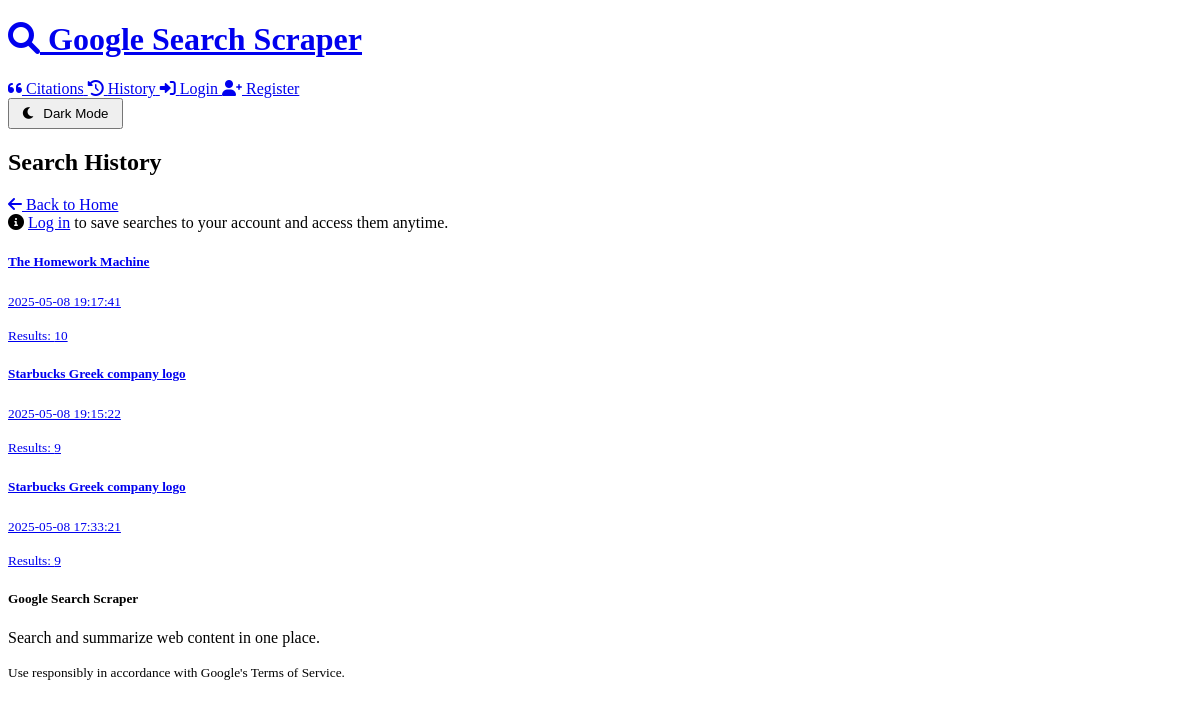
The app's page /history with its own data.
### models.py (models this page shows, shortened)
class SearchQuery(db.Model):
    __tablename__ = 'search_query'
    id = Column(Integer, primary_key=True)
    query_text = Column(String(255), nullable=False)
    timestamp = Column(DateTime, default=datetime.utcnow)
    ip_address = Column(String(45))  # IPv6 addresses can be up to 45 chars
    user_id = Column(Integer, ForeignKey('users.id'), nullable=True)  # Can be null for anonymous searches
    is_public = Column(Boolean, default=True)  # Whether this search is visible to other users
    results = relationship('SearchResult', backref='search_query', lazy=True, cascade="all, delete-orphan")
    user = relationship('User', backref='searches', lazy=True)

### routes.py (the view)
@app.route("/history")
def history():
    try:
        if current_user.is_authenticated:
            recent_searches = SearchQuery.query.filter_by(
                user_id=current_user.id
            ).order_by(SearchQuery.timestamp.desc()).limit(20).all()
        else:
            recent_searches = SearchQuery.query.filter_by(
                is_public=True
            ).order_by(SearchQuery.timestamp.desc()).limit(20).all()
        return render_template("history.html", searches=recent_searches)
    except Exception as e:
        logging.error(f"Error retrieving search history: {str(e)}")
        flash("Unable to retrieve search history", "warning")
        return redirect(url_for("index"))

### templates/history.html (shortened to what this page needs)
{% extends "layout.html" %}
{% block content %}
<div class="mb-4">
    <h2>{% if current_user.is_authenticated %}Your {% endif %}Search History</h2>
    <div class="row mb-3">
        <div class="col-md-8">
            <a href="{{ url_for('index') }}" class="btn btn-secondary mb-2">
                <i class="fas fa-arrow-left me-1"></i> Back to Home
            </a>
            {% if current_user.is_authenticated %}
            <div class="alert alert-info mt-2">
                <i class="fas fa-info-circle me-2"></i>
                You're seeing searches associated with your account.
            </div>
            {% else %}
            <div class="alert alert-info mt-2">
                <i class="fas fa-info-circle me-2"></i>
                <a href="{{ url_for('login') }}">Log in</a> to save searches to your account and access them anytime.
            </div>
            {% endif %}
        </div>
    </div>
</div>
{% if searches %}
    <div class="list-group">
        {% for search in searches %}
        <a href="{{ url_for('view_search', search_id=search.id) }}" class="list-group-item list-group-item-action">
            <div class="d-flex w-100 justify-content-between">
                <h5 class="mb-1">
                    {{ search.query_text }}
                </h5>
                <small>{{ search.timestamp.strftime('%Y-%m-%d %H:%M:%S') }}</small>
            </div>
            <p class="mb-1">
                <small>Results: {{ search.results|length }}</small>
            </p>
        </a>
        {% endfor %}
    </div>
{% else %}
    <div class="alert alert-warning">
        <i class="fas fa-info-circle me-2"></i>
        No search history found. Try searching for something first.
    </div>
{% endif %}
{% endblock %}

### static/css/custom.css (style rules this page uses)
body { padding-bottom: 2rem; }

### records on screen
SearchQuery: query_text "The Homework Machine", timestamp "2025-05-08 19:17:41", results|length "10"
SearchQuery: query_text "Starbucks Greek company logo", timestamp "2025-05-08 19:15:22", results|length "9"
SearchQuery: query_text "Starbucks Greek company logo", timestamp "2025-05-08 17:33:21", results|length "9"
